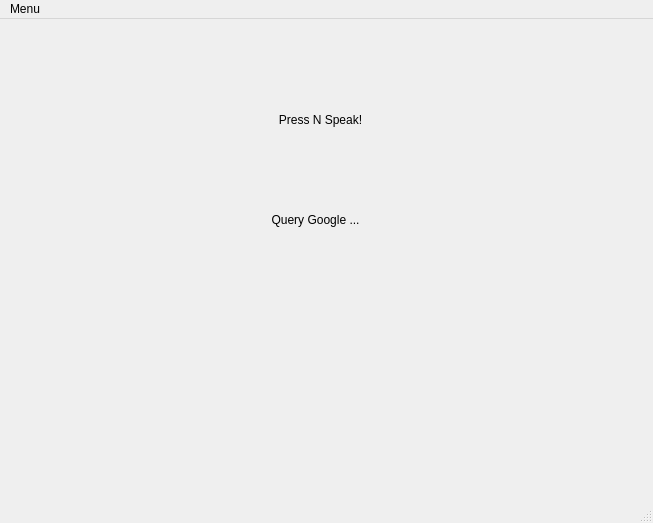
<?xml version="1.0" encoding="UTF-8"?>
<ui version="4.0">
 <class>googlescreen</class>
 <widget class="QMainWindow" name="googlescreen">
  <property name="geometry">
   <rect>
    <x>0</x>
    <y>0</y>
    <width>653</width>
    <height>523</height>
   </rect>
  </property>
  <property name="windowTitle">
   <string>MainWindow</string>
  </property>
  <widget class="QWidget" name="centralwidget">
   <widget class="QPushButton" name="pushButton">
    <property name="geometry">
     <rect>
      <x>210</x>
      <y>80</y>
      <width>221</width>
      <height>41</height>
     </rect>
    </property>
    <property name="styleSheet">
     <string notr="true">font: 14pt &quot;Ravie&quot;;</string>
    </property>
    <property name="text">
     <string>Press N Speak!</string>
    </property>
    <property name="flat">
     <bool>true</bool>
    </property>
   </widget>
   <widget class="QLabel" name="label">
    <property name="geometry">
     <rect>
      <x>170</x>
      <y>160</y>
      <width>291</width>
      <height>81</height>
     </rect>
    </property>
    <property name="styleSheet">
     <string notr="true">font: 14pt &quot;Kristen ITC&quot;;</string>
    </property>
    <property name="text">
     <string>Query Google ...</string>
    </property>
    <property name="alignment">
     <set>Qt::AlignCenter</set>
    </property>
   </widget>
   <widget class="QLabel" name="google">
    <property name="geometry">
     <rect>
      <x>-20</x>
      <y>0</y>
      <width>701</width>
      <height>521</height>
     </rect>
    </property>
    <property name="text">
     <string/>
    </property>
    <property name="pixmap">
     <pixmap>../../IMAGES/stains_paint_colorful_144932_3840x2160.jpg</pixmap>
    </property>
    <property name="scaledContents">
     <bool>true</bool>
    </property>
   </widget>
   <zorder>google</zorder>
   <zorder>pushButton</zorder>
   <zorder>label</zorder>
  </widget>
  <widget class="QStatusBar" name="statusBar"/>
  <widget class="QMenuBar" name="menuBar">
   <property name="geometry">
    <rect>
     <x>0</x>
     <y>0</y>
     <width>653</width>
     <height>21</height>
    </rect>
   </property>
   <widget class="QMenu" name="menuMenus">
    <property name="title">
     <string>Menu</string>
    </property>
    <addaction name="actionGO_BACK"/>
    <addaction name="separator"/>
    <addaction name="actionExit_2"/>
   </widget>
   <addaction name="menuMenus"/>
  </widget>
  <action name="actionGoToMain">
   <property name="text">
    <string>GoToMain!</string>
   </property>
  </action>
  <action name="actionExit">
   <property name="text">
    <string>Exit!</string>
   </property>
  </action>
  <action name="actionGO_BACK">
   <property name="text">
    <string>GoToMain!</string>
   </property>
  </action>
  <action name="actionExit_2">
   <property name="text">
    <string>Exit!</string>
   </property>
  </action>
 </widget>
 <resources/>
 <connections/>
</ui>
